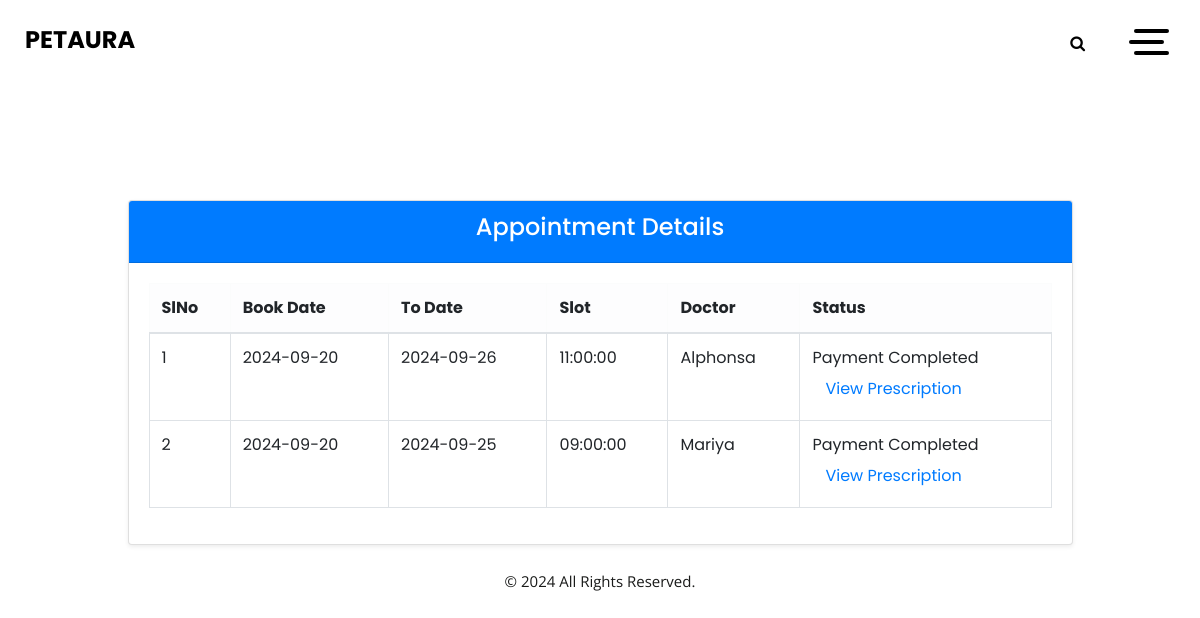
Screenshot of /User/Viewappoinment.php?pid=48 (signed in) with the database file from the repository.
### tables this page shows
CREATE TABLE `tbl_booking` (
  `booking_id` int(11) NOT NULL,
  `booking_date` varchar(100) NOT NULL,
  `booking_to_date` varchar(100) NOT NULL,
  `slot_id` int(11) NOT NULL,
  `pet_id` int(11) NOT NULL,
  `doctor_id` int(11) NOT NULL,
  `booking_status` varchar(20) NOT NULL
);

CREATE TABLE `tbl_slot` (
  `slot_id` int(11) NOT NULL,
  `slot_time` time NOT NULL,
  `slot_count` int(11) NOT NULL,
  `is_available` tinyint(1) NOT NULL DEFAULT 1
);

CREATE TABLE `tbl_doctor` (
  `doctor_id` int(11) NOT NULL,
  `doctor_name` varchar(20) NOT NULL,
  `doctor_email` varchar(30) NOT NULL,
  `doctor_contact` varchar(20) NOT NULL,
  `doctor_address` varchar(20) NOT NULL,
  `doctor_photo` varchar(200) NOT NULL,
  `doctor_pwd` varchar(20) NOT NULL,
  `department_id` int(11) NOT NULL
);

### User/Viewappoinment.php (the view, shortened to what this page needs)
<?php
include("Head.php");
include('../Assets/Connection/connection.php');
?>
<!DOCTYPE html PUBLIC "-//W3C//DTD XHTML 1.0 Transitional//EN" "http://www.w3.org/TR/xhtml1/DTD/xhtml1-transitional.dtd">
<html xmlns="http://www.w3.org/1999/xhtml">
<head>
</head>
<body>
<div class="container mt-5">
    <div class="row justify-content-center">
        <div class="col-md-10">
            <div class="card rounded shadow-sm">
                <div class="card-header bg-primary text-white">
                    <h4 class="text-start">Appointment Details</h4>
                </div>
                <div class="card-body">
                    <form id="form1" name="form1" method="post" action="">
                        <table class="table table-bordered">
                            <thead class="table-light">
                                <tr>
                                    <th>SlNo</th>
                                    <th>Book Date</th>
                                    <th>To Date</th>
                                    <th>Slot</th>
                                    <th>Doctor</th>
                                    <th>Status</th>
                                </tr>
                            </thead>
                            <tbody>
                                <?php
                                $i = 0;
                                $pid = $_GET['pid'];
                                $select = "SELECT * FROM tbl_booking s
                                           INNER JOIN tbl_slot c ON s.slot_id = c.slot_id
                                           INNER JOIN tbl_doctor d ON s.doctor_id = d.doctor_id
                                           WHERE pet_id = $pid";
                                $result = $con->query($select);
                                while ($row = $result->fetch_assoc()) {
                                    $i++;
                                ?>
                                <tr>
                                    <td><?php echo $i; ?></td>
                                    <td><?php echo $row["booking_date"]; ?></td>
                                    <td><?php echo $row["booking_to_date"]; ?></td>
                                    <td><?php echo $row["slot_time"]; ?></td>
                                    <td><?php echo $row["doctor_name"]; ?></td>
                                    <td>
                                        Payment Completed <br>
                                        <a href="Viewpresc.php?bid=<?php echo $row["booking_id"]; ?>" class="btn btn-link">View Prescription</a>
                                    </td>
                                </tr>
                                <?php
                                }
                                ?>
                            </tbody>
                        </table>
                    </form>
                </div>
            </div>
        </div>
    </div>
</div>
</body>
</html>
<?php
include("Foot.php");
?>

### Main/css/style.css (style rules this page uses)
body { font-family: 'Poppins', sans-serif; color: #000000; background-color: #ffffff; }
a, a:hover, a:focus { text-decoration: none; }
.btn, .btn:focus { outline: none !important; -webkit-box-shadow: none; box-shadow: none; }

### Main/css/responsive.css (style rules this page uses)
@media (min-width: 1200px) { .container { max-width: 1170px; } }

### rows the page displays
tbl_booking: booking_date "2024-09-20", booking_to_date "2024-09-26", slot.slot_time "11:00:00", doctor.doctor_name "Alphonsa"
tbl_booking: booking_date "2024-09-20", booking_to_date "2024-09-25", slot.slot_time "09:00:00", doctor.doctor_name "Mariya"
